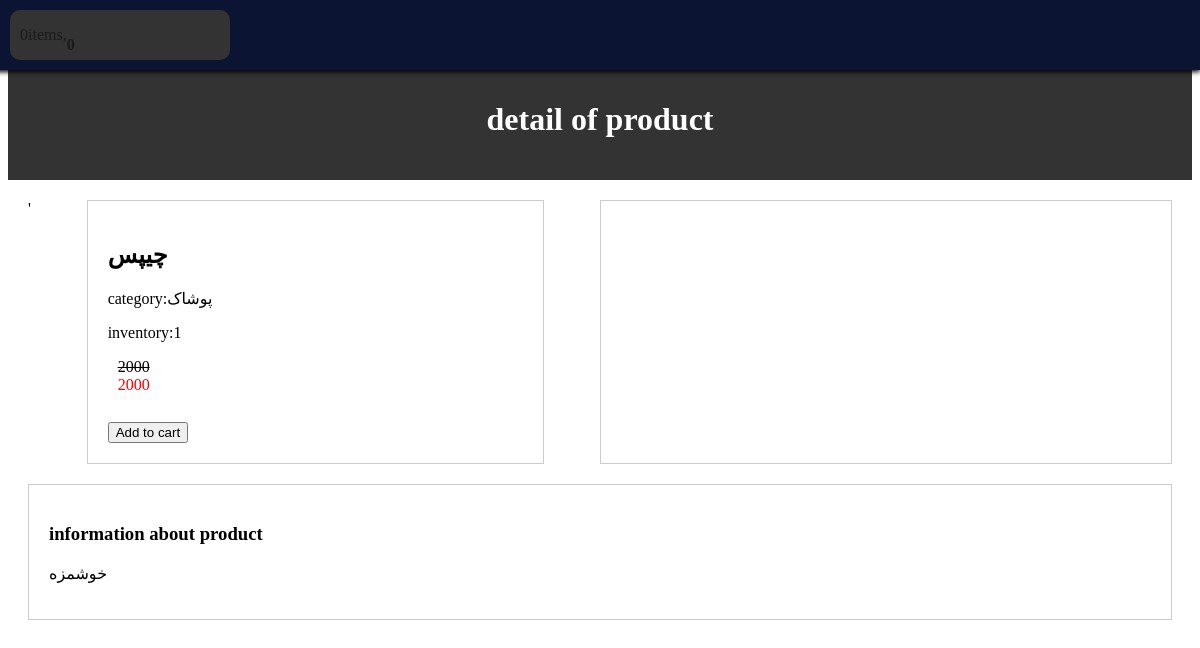
The page /products/2/chips on the database its author committed.
### shop/models.py (models this page shows, shortened)
class Product(models.Model):
    category = models.ForeignKey(Category, related_name='product', on_delete=models.CASCADE, verbose_name='category')
    name = models.CharField(max_length=255, verbose_name='name product')
    slug = models.SlugField(max_length=255, verbose_name='slug')
    description = models.TextField(max_length=1200, verbose_name='product info')
    inventory = models.PositiveIntegerField(default=0, verbose_name='inventory')
    price = models.PositiveIntegerField(default=0, verbose_name='price')
    weight = models.PositiveIntegerField(default=0, verbose_name='weight')
    off = models.PositiveIntegerField(default=0, verbose_name='off')
    new_price = models.PositiveIntegerField(default=0, verbose_name="new price")
    created = models.DateTimeField(auto_now_add=True, verbose_name='created time')
    updated = models.DateTimeField(auto_now=True, verbose_name='updated time')
    class Meta:
        ordering = ['-created']
        indexes = [
            models.Index(fields=['id', 'slug']),
            models.Index(fields=['name']),
            models.Index(fields=['-created']),
        ]
        verbose_name = 'محصول'
        verbose_name_plural = 'محصولات'

class Category(models.Model):
    name = models.CharField(max_length=250)
    slug = models.SlugField(max_length=255, unique=True)
    class Meta:
        ordering = ['name']
        indexes = [
            models.Index(fields=['name'])
        ]
        verbose_name = 'category'
        verbose_name_plural = 'categories'
    def __str__(self):
        return self.name

### shop/views.py (the view)
# urls.py: path('products/<int:id>/<slug:slug>', views.product_detail, name='product_detail'),
def product_detail(request, id, slug):
    product = get_object_or_404(Product, slug=slug, id=id)
    cart = Cart(request)
    try:
        cart_quantity = cart.cart[str(id)]['quantity']
        count = product.inventory == cart_quantity
    except KeyError:
        count = False
    context = {
        'count': count,
        'cart': cart,
        'product': product,
    }
    return render(request, 'shop/detail.html', context)

### card/cart.py (called while the page is built)
    def get_total_price(self):
        price = sum(item['price'] * item['quantity'] for item in self.cart.values())
        return price

    def __len__(self):
        return sum(item['quantity'] for item in self.cart.values())

### card/context_processors.py (called while the page is built)
def cart(request):
    return {"cart": Cart(request)}

### templates/shop/detail.html (shortened to what this page needs)
{% extends 'parent/base.html' %}
{% load static %}
{% block content%}
     <div class="header">
        <h1> detail of product</h1>
    </div>
    <div class="product-container">'
        <div class="product-detail">
            <h2>{{ product.name }}</h2>
            <p> category:{{ product.category }}</p>
            <p>inventory:{{ product.inventory }}</p>
            <div class="price">
                <span class="original-price">{{ product.price }}</span>
                <br>
                <span class="discounted-price">{{ product.new_price }}</span>
            </div>
            <br>
        <button type="button" id="add-cart">Add to cart</button>
        </div>
        <div class="product-images">
        </div>
    </div>
    <div class="pr-dc">
        <h3>information about product</h3>
        <p>{{ product.description }}</p>
    </div>
{% endblock %}

### shop/static/css/base.css (style rules this page uses)
.header { text-align:center; padding: 20px; background-color: #333; color: #fff; margin-top: 60px; }
.price { position: relative; margin: 10px; }
.original-price { text-decoration: line-through; }
.discounted-price { color: red; }
.product-container { display: flex; justify-content: space-between; margin: 20px ; }
.product-detail { width: 40%; padding: 20px; box-sizing: border-box; border: 1px solid #ccc; }
.product-images { width: 50%; padding: 20px; box-sizing: border-box; border: 1px solid #ccc; }
.pr-dc { clear:both; margin: 20px; padding: 20px; box-sizing: border-box; border: 1px solid #ccc; }

### rows shown on the page
Product: name "چیپس", category "پوشاک", inventory "1", price "2000", new_price "2000", description "خوشمزه"

### other values the page prints
{{ item_count }} "0"
{{ cart.get_total_price }} "0"
